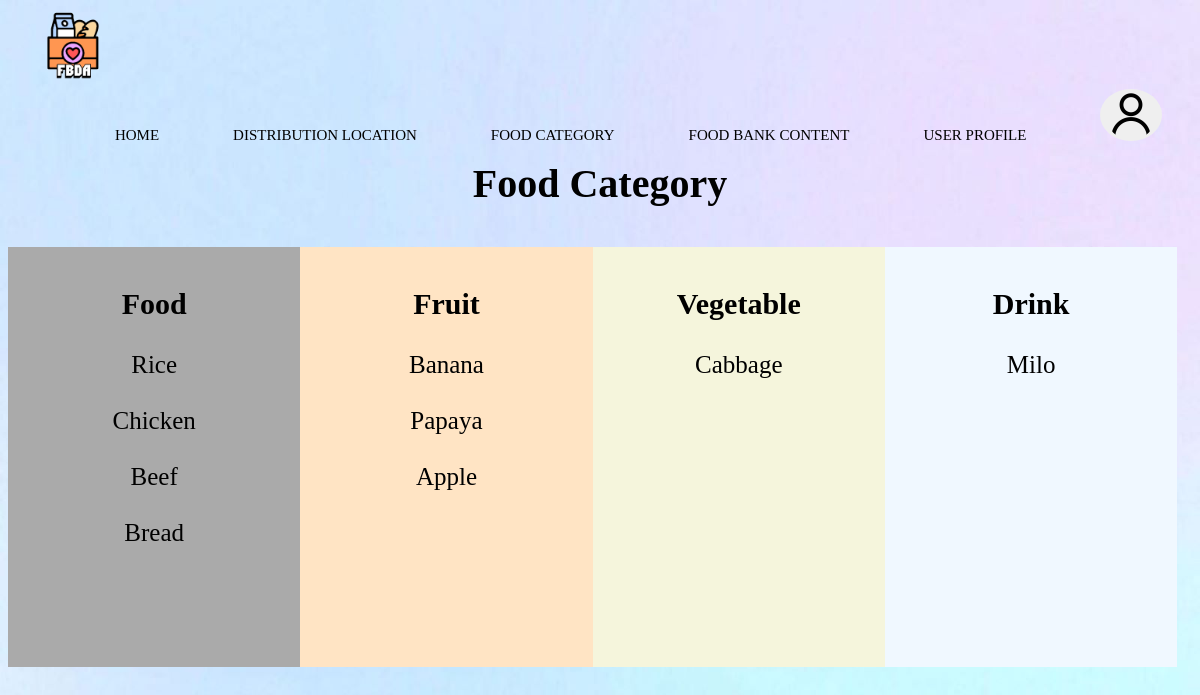
/asg/UserViewFoodCategory.php, run on the app's committed database.
### tables this page shows
CREATE TABLE `food` (
  `Food_ID` int(30) NOT NULL,
  `Food_Name` varchar(30) NOT NULL,
  `Food_Category` varchar(30) NOT NULL
);

### asg/UserViewFoodCategory.php (the view, shortened to what this page needs)
<?php
include ('index3.php');
?>
<!DOCTYPE html>
<html>
<head>
    <link rel="stylesheet" href="format.css">
</head>
<body>
<div id ="nav-placeholder"></div>
	<p style = "text-align :center" id = "title">Food Category</p>
	<div class = 'row'>
	<div class = "column"  style="background-color:#aaa ;text-align : center">
	<p style= "font-size:30px"><b>Food</b></p>
		  <?php
					$sql = "SELECT Food_Name from food WHERE Food_Category = 'Food'";
					$result = mysqli_query($con,$sql);
                    if ($result->num_rows > 0) {
					while($row = $result->fetch_assoc()){
                ?>
					<?php echo $row["Food_Name"];?>
						<br><br>
                <?php
                        }
                 }
                ?>
	</div>
	<div class = "column"style="background-color:Bisque;text-align : center">
	<p style= "font-size:30px"><b>Fruit</b></p>
		  <?php
					$sql = "SELECT Food_Name from food WHERE Food_Category = 'Fruit'";
					$result = mysqli_query($con,$sql);
                    if ($result->num_rows > 0) {
					while($row = $result->fetch_assoc()){
                ?>
					<?php echo $row["Food_Name"];?>
						<br><br>
                <?php
                        }
                 }
                ?>
	</div>
	<div class = "column"style="background-color:Beige;text-align : center">
	<p style= "font-size:30px"><b>Vegetable</b></p>
		  <?php
					$sql = "SELECT Food_Name from food WHERE Food_Category = 'Vegetable'";
					$result = mysqli_query($con,$sql);
                    if ($result->num_rows > 0) {
					while($row = $result->fetch_assoc()){
                ?>
					<?php echo $row["Food_Name"];?>
						<br><br>
                <?php
                        }
                 }
                ?>
	</div>
	<div class = "column"style="background-color:aliceblue;text-align : center">
	<p style = "font-size:30px"><b>Drink</b></p>
		  <?php
					$sql = "SELECT Food_Name from food WHERE Food_Category = 'Drink'";
					$result = mysqli_query($con,$sql);
                    if ($result->num_rows > 0) {
					while($row = $result->fetch_assoc()){
                ?>
					<?php echo $row["Food_Name"];?>
						<br><br>
                <?php
                        }
                 }
                ?>
	</div>
	</div>
</body>
</html>

### asg/format.css (style rules this page uses)
body { background-image: url("pic/background.jpg"); background-repeat: no-repeat; background-attachment: fixed; background-size: cover; }

### asg/UserViewFoodCategory.php (style rules this page uses)
#title { font-weight: bold; font-size: 40px; font-family: Lucida ; }
.column { float: left; width: 23%; padding: 10px; min-height:400px; overflow: hidden; font-size:25px; height:auto; visibility:visible; }
.row:after { content: ""; display: table; clear: both; }

### data on the page
food: Food_Name "Rice"
food: Food_Name "Chicken"
food: Food_Name "Beef"
food: Food_Name "Bread"
food: Food_Name "Banana"
food: Food_Name "Papaya"
food: Food_Name "Apple"
food: Food_Name "Cabbage"
food: Food_Name "Milo"
